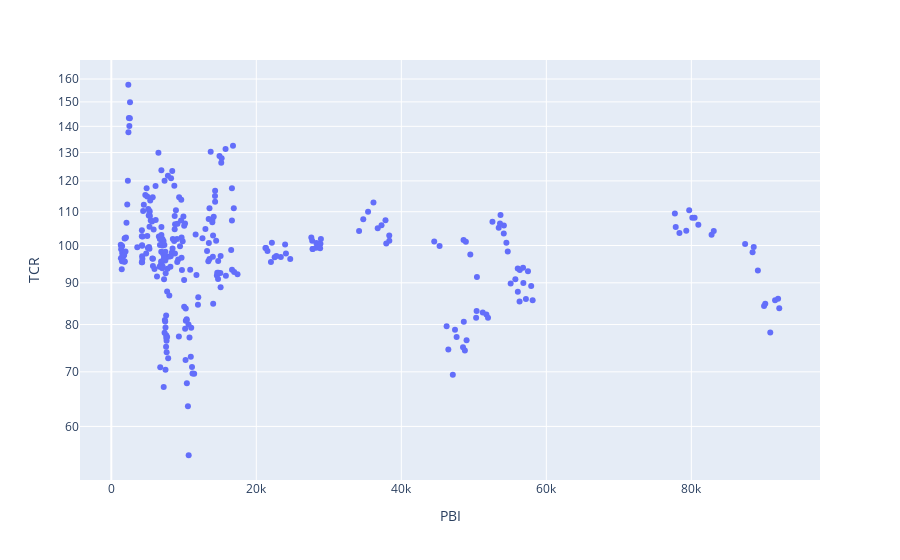

The notebook cell this image was saved under:
### Code cell
fig = px.scatter(final, x="PBI", y="TCR", hover_name="Country Name", log_y=True)
fig.show()

### Figure 1 — Plotly figure (JSON) as saved in the notebook; plotly's stock layout.template omitted (floating-point values rounded to 4 significant figures; data arrays with more than 128 entries replaced by an {"elided": "..."} marker saying what was removed)
{"data": [{"hovertemplate": "<b>%{hovertext}</b><br><br>PBI=%{x}<br>TCR=%{y}<extra></extra>", "hovertext": {"elided": "300 str values"}, "legendgroup": "", "marker": {"color": "#636efa", "symbol": "circle"}, "mode": "markers", "name": "", "orientation": "v", "showlegend": false, "type": "scatter", "x": {"elided": "300 float values"}, "xaxis": "x", "y": {"elided": "300 float values"}, "yaxis": "y"}], "layout": {"legend": {"tracegroupgap": 0}, "margin": {"t": 60}, "xaxis": {"anchor": "y", "domain": [0, 1], "title": {"text": "PBI"}}, "yaxis": {"anchor": "x", "domain": [0, 1], "title": {"text": "TCR"}, "type": "log"}}}
